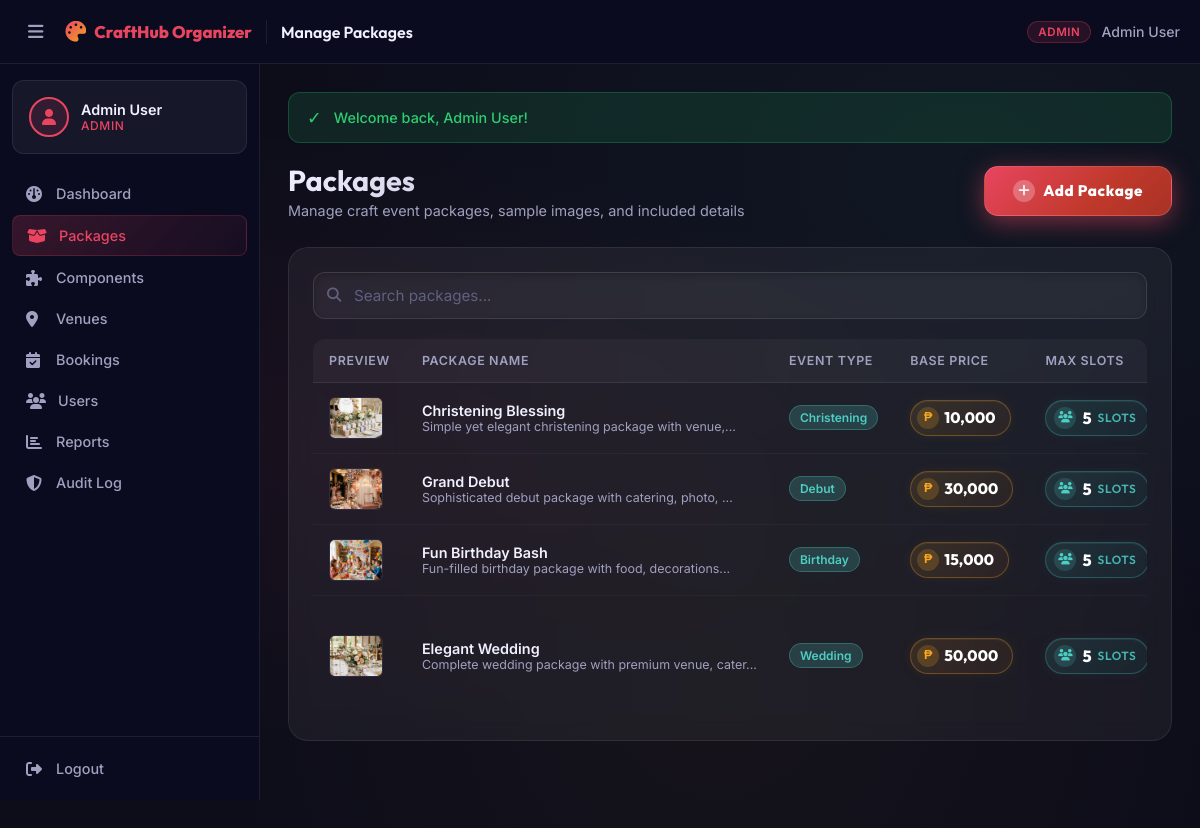
Screenshot of /admin/packages.php (signed in) with the database file from the repository.
### tables this page shows
CREATE TABLE IF NOT EXISTS packages (
    package_id INT AUTO_INCREMENT PRIMARY KEY,
    package_name VARCHAR(100) NOT NULL,
    event_type ENUM('Wedding','Birthday','Debut','Christening') NOT NULL,
    base_price DECIMAL(10,2) NOT NULL,
    max_slots INT NOT NULL DEFAULT 5,                       
    description TEXT,
    status ENUM('active','inactive') DEFAULT 'active'
);

### admin/packages.php (the view, shortened to what this page needs)
<?php
require_once __DIR__ . '/../includes/header.php';
$db = getDB();
$packages = $db->query("
    SELECT p.*, p.package_id AS id, p.package_name AS name, p.base_price AS price, COALESCE(p.max_slots, 5) AS max_slots,
           (SELECT COUNT(*) FROM bookings WHERE package_id = p.package_id AND status != 'Cancelled') AS booking_count
    FROM packages p
    ORDER BY p.package_id DESC
")->fetchAll();
?>
<?php require_once __DIR__ . '/../includes/navbar.php'; ?>
<div class="page-header">
    <div>
        <h1>Packages</h1>
        <p>Manage craft event packages, sample images, and included details</p>
    </div>
    <button class="btn btn-primary btn-add-package" data-modal="addPackageModal">
        <i class="fa-solid fa-plus"></i> Add Package
    </button>
</div>
<div class="card">
    <div class="search-bar">
        <div class="search-input-wrapper">
            <i class="fa-solid fa-search"></i>
            <input type="text" class="form-control" placeholder="Search packages..." data-search-table="pkgTable">
        </div>
    </div>
    <div class="table-wrapper">
        <table class="table" id="pkgTable">
            <thead>
                <tr>
                    <th style="width:70px;">Preview</th>
                    <th>Package Name</th>
                    <th>Event Type</th>
                    <th>Base Price</th>
                    <th>Max Slots</th>
                </tr>
            </thead>
            <tbody>
                <?php foreach ($packages as $p): ?>
                <tr>
                    <td>
                        <div style="width:54px;height:42px;border-radius:6px;overflow:hidden;background:#1a1a2e;border:1px solid var(--border-color);">
                            <img src="<?= APP_URL ?>/<?= htmlspecialchars($p['image']) ?>"
                                 alt="Sample"
                                 style="width:100%;height:100%;object-fit:cover;"
                                 onerror="this.style.display='none';">
                        </div>
                    </td>
                    <td>
                        <div style="font-weight:600;"><?= htmlspecialchars($p['name']) ?></div>
                        <div style="font-size:0.78rem;color:var(--text-secondary);"><?= htmlspecialchars(substr($p['description'] ?? '',0,50)) ?><?= strlen($p['description'] ?? '') > 50 ? '...' : '' ?></div>
                    </td>
                    <td><span class="badge badge-info"><?= htmlspecialchars($p['event_type'] ?? 'Wedding') ?></span></td>
                    <td>
                        <div class="price-chip">
                            <span class="price-currency">₱</span>
                            <span class="price-amount"><?= number_format((float)$p['price'], 0, '.', ',') ?></span>
                        </div>
                    </td>
                    <td>
                        <div class="slots-chip">
                            <span class="slots-icon"><i class="fa-solid fa-users"></i></span>
                            <span class="slots-count"><?= (int)$p['max_slots'] ?></span>
                            <span class="slots-label">Slots</span>
                        </div>
                    </td>
                </tr>
                <?php endforeach; ?>
            </tbody>
        </table>
    </div>
</div>
<?php require_once __DIR__ . '/../includes/footer.php'; ?>

### admin/packages.php (style rules this page uses)
.btn-add-package { padding: 13px 28px; font-size: 0.95rem; font-weight: 800; letter-spacing: 0.04em; background: linear-gradient(135deg, #e94560 0%, #c0392b 60%, #a93226 100%); border-radius: 14px; box-shadow: 0 6px 24px rgba(233,69,96,0.5), 0 0 0 0 rgba(233,69,96,0.4); animation: pulse-ring 2.4s cubic-bezier(0.4,0,0.6,1) infinite; border: 1px solid rgba(255,255,255,0.15); transition: all 0.3s cubic-bezier(0.4,0,0.2,1); }
.btn-add-package i { background: rgba(255,255,255,0.25); border-radius: 50%; width: 22px; height: 22px; display: inline-flex; align-items: center; justify-content: center; font-size: 0.82rem; transition: transform 0.3s ease; }
.slots-chip { display: inline-flex; align-items: center; gap: 6px; padding: 6px 12px 6px 8px; background: linear-gradient(135deg, rgba(78,205,196,0.12) 0%, rgba(26,158,150,0.08) 100%); border: 1px solid rgba(78,205,196,0.28); border-radius: 30px; font-family: 'Outfit', sans-serif; font-weight: 700; font-size: 0.82rem; color: var(--accent-teal); white-space: nowrap; box-shadow: 0 0 12px rgba(78,205,196,0.08), inset 0 1px 0 rgba(255,255,255,0.06); transition: all 0.28s cubic-bezier(0.4,0,0.2,1); cursor: default; }
.slots-icon { width: 22px; height: 22px; background: rgba(78,205,196,0.18); border-radius: 50%; display: inline-flex; align-items: center; justify-content: center; font-size: 0.72rem; flex-shrink: 0; }
.slots-count { font-size: 1rem; font-weight: 800; color: #fff; line-height: 1; }
.slots-label { font-size: 0.74rem; font-weight: 600; color: var(--accent-teal); opacity: 0.85; text-transform: uppercase; letter-spacing: 0.06em; }
.price-chip { display: inline-flex; align-items: center; gap: 5px; padding: 6px 14px 6px 6px; background: linear-gradient(135deg, rgba(245,166,35,0.12) 0%, rgba(230,126,34,0.07) 100%); border: 1px solid rgba(245,166,35,0.3); border-radius: 30px; font-family: 'Outfit', sans-serif; white-space: nowrap; box-shadow: 0 0 14px rgba(245,166,35,0.08), inset 0 1px 0 rgba(255,255,255,0.06); transition: all 0.28s cubic-bezier(0.4,0,0.2,1); cursor: default; }
.price-currency { width: 22px; height: 22px; background: rgba(245,166,35,0.2); border-radius: 50%; display: inline-flex; align-items: center; justify-content: center; font-size: 0.78rem; font-weight: 800; color: var(--accent-gold); flex-shrink: 0; line-height: 1; }
.price-amount { font-size: 0.95rem; font-weight: 800; color: #fff; line-height: 1; letter-spacing: 0.01em; }

### rows the page displays
packages: shows a picture, package_name "Christening Blessing", description "Simple yet elegant christening package with venue,", event_type "Christening", base_price "10,000", max_slots "5"
packages: shows a picture, package_name "Grand Debut", description "Sophisticated debut package with catering, photo,", event_type "Debut", base_price "30,000", max_slots "5"
packages: shows a picture, package_name "Fun Birthday Bash", description "Fun-filled birthday package with food, decorations", event_type "Birthday", base_price "15,000", max_slots "5"
packages: shows a picture, package_name "Elegant Wedding", description "Complete wedding package with premium venue, cater", event_type "Wedding", base_price "50,000", max_slots "5"

### other values shown
$_SESSION['user_name'] "Admin User"
$roleLabel "ADMIN"
$link['label'] "Dashboard"
$link['label'] "Packages"
$link['label'] "Components"
$link['label'] "Venues"
$link['label'] "Bookings"
$link['label'] "Users"
$link['label'] "Reports"
$link['label'] "Audit Log"
APP_NAME "CraftHub Organizer"
explode(' | ', $pageTitle)[0] "Manage Packages"
$icon "✓"
$message "Welcome back, Admin User!"
